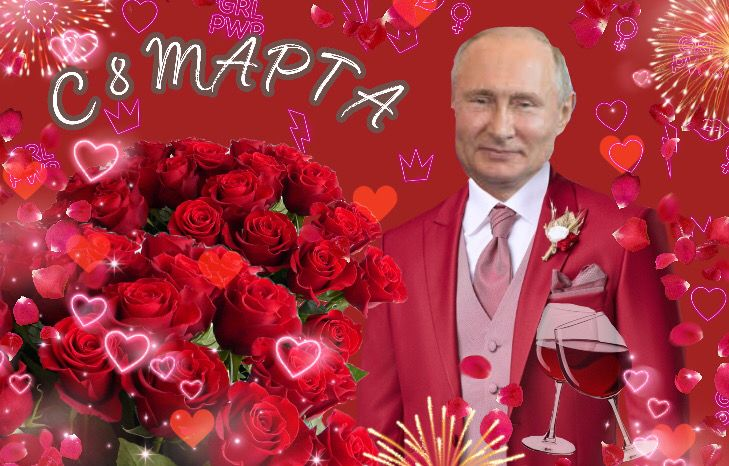
#> input picture laba8/6.jpg, 729 x 466 px, found by its file name
$ python lab8.py
#> lines starting #> are read from the running program, lines starting #| are printed output that depends on the picture
from PIL import Image, ImageDraw, ImageFont


def zd18():
    p = Image.open('6.JPG')
#> p is the input picture: PIL image 729x466 RGB; mean R, G, B 166.8, 55.5, 66.8
    p2 = p.crop((20, 20, 440, 440))
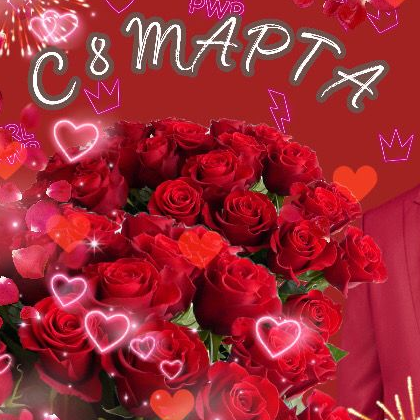
#> p2: PIL image 420x420 RGB; mean R, G, B 159, 40.9, 52.9
    p2.show()
    p2.save('p2.JPG')
zd18()


def zd28():
    otkr = {
        '8 марта': '7.JPG',
        '23 февраля': '8.JPG',
        'новый год': '9.JPG',
        '14 февраля': '10.JPG',
        'день рождения': '11.JPG'
    }
    o = []
#> (the run stopped early here; a loop or call above may not have finished)
